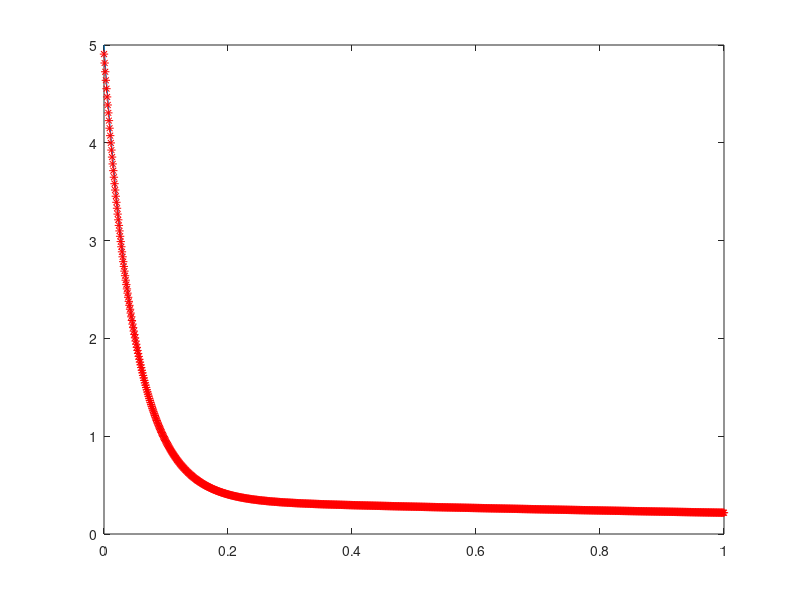

Write MATLAB code to recreate this figure.
f= @(y,t) -20*y + 7*exp(-0.5*t);
y0 = 5;
t0 = 0; 
t1 = 1;
h = 0.001;
ChinhXac = @(t) 5*exp(-20*t) + (7/19.5)*(exp(-0.5*t)-exp(-20*t));
X = t0:h:t1;
Y = feval(ChinhXac,X);
plot(X,Y); hold on;
for i= t0:h:t1
    r = y0 + h*feval(f,y0,i);
    plot(i,r,'red*--');
    y0 = r;
end
fprintf('\nKQ = %f\n',y0);